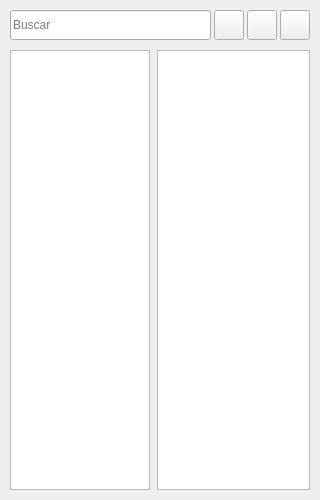
<?xml version="1.0" encoding="UTF-8"?>
<ui version="4.0">
 <class>CatalogWidget</class>
 <widget class="QWidget" name="CatalogWidget">
  <property name="geometry">
   <rect>
    <x>0</x>
    <y>0</y>
    <width>320</width>
    <height>500</height>
   </rect>
  </property>
  <layout class="QVBoxLayout" name="verticalLayout">
   <property name="spacing">
    <number>5</number>
   </property>
   <property name="leftMargin">
    <number>10</number>
   </property>
   <property name="topMargin">
    <number>10</number>
   </property>
   <property name="rightMargin">
    <number>10</number>
   </property>
   <property name="bottomMargin">
    <number>10</number>
   </property>
   <item>
    <widget class="QWidget" name="SearchArea" native="true">
     <property name="sizePolicy">
      <sizepolicy hsizetype="Expanding" vsizetype="Fixed">
       <horstretch>0</horstretch>
       <verstretch>0</verstretch>
      </sizepolicy>
     </property>
     <layout class="QHBoxLayout" name="horizontalLayout_Search">
      <property name="spacing">
       <number>3</number>
      </property>
      <property name="leftMargin">
       <number>0</number>
      </property>
      <property name="topMargin">
       <number>0</number>
      </property>
      <property name="rightMargin">
       <number>0</number>
      </property>
      <property name="bottomMargin">
       <number>0</number>
      </property>
      <item>
       <widget class="QLineEdit" name="SearchLine">
        <property name="minimumSize">
         <size>
          <width>0</width>
          <height>30</height>
         </size>
        </property>
        <property name="maximumSize">
         <size>
          <width>16777215</width>
          <height>30</height>
         </size>
        </property>
        <property name="placeholderText">
         <string>Buscar</string>
        </property>
       </widget>
      </item>
      <item>
       <widget class="QPushButton" name="SearchClean">
        <property name="sizePolicy">
         <sizepolicy hsizetype="Fixed" vsizetype="Fixed">
          <horstretch>0</horstretch>
          <verstretch>0</verstretch>
         </sizepolicy>
        </property>
        <property name="minimumSize">
         <size>
          <width>30</width>
          <height>30</height>
         </size>
        </property>
        <property name="maximumSize">
         <size>
          <width>30</width>
          <height>30</height>
         </size>
        </property>
        <property name="cursor">
         <cursorShape>PointingHandCursor</cursorShape>
        </property>
        <property name="icon">
         <iconset resource="../../../resources/app.qrc">
          <normaloff>:/images/icons/close-white.svg</normaloff>:/images/icons/close-white.svg</iconset>
        </property>
       </widget>
      </item>
      <item>
       <widget class="QPushButton" name="SearchLocal">
        <property name="sizePolicy">
         <sizepolicy hsizetype="Fixed" vsizetype="Fixed">
          <horstretch>0</horstretch>
          <verstretch>0</verstretch>
         </sizepolicy>
        </property>
        <property name="minimumSize">
         <size>
          <width>30</width>
          <height>30</height>
         </size>
        </property>
        <property name="maximumSize">
         <size>
          <width>30</width>
          <height>30</height>
         </size>
        </property>
        <property name="cursor">
         <cursorShape>PointingHandCursor</cursorShape>
        </property>
        <property name="toolTip">
         <string>Busca Local (pasta atual)</string>
        </property>
        <property name="icon">
         <iconset resource="../../../resources/app.qrc">
          <normaloff>:/images/icons/search.svg</normaloff>:/images/icons/search.svg</iconset>
        </property>
       </widget>
      </item>
      <item>
       <widget class="QPushButton" name="SearchGlobal">
        <property name="sizePolicy">
         <sizepolicy hsizetype="Fixed" vsizetype="Fixed">
          <horstretch>0</horstretch>
          <verstretch>0</verstretch>
         </sizepolicy>
        </property>
        <property name="minimumSize">
         <size>
          <width>30</width>
          <height>30</height>
         </size>
        </property>
        <property name="maximumSize">
         <size>
          <width>30</width>
          <height>30</height>
         </size>
        </property>
        <property name="cursor">
         <cursorShape>PointingHandCursor</cursorShape>
        </property>
        <property name="toolTip">
         <string>Busca Global (todas as pastas)</string>
        </property>
        <property name="icon">
         <iconset resource="../../../resources/app.qrc">
          <normaloff>:/images/icons/search.svg</normaloff>:/images/icons/search.svg</iconset>
        </property>
       </widget>
      </item>
     </layout>
    </widget>
   </item>
   <item>
    <widget class="QWidget" name="PreListen" native="true">
     <layout class="QHBoxLayout" name="horizontalLayout">
      <property name="spacing">
       <number>5</number>
      </property>
      <property name="leftMargin">
       <number>0</number>
      </property>
      <property name="topMargin">
       <number>0</number>
      </property>
      <property name="rightMargin">
       <number>0</number>
      </property>
      <property name="bottomMargin">
       <number>0</number>
      </property>
     </layout>
    </widget>
   </item>
   <item>
    <widget class="QWidget" name="FilesArea" native="true">
     <layout class="QHBoxLayout" name="horizontalLayout_Files">
      <property name="spacing">
       <number>7</number>
      </property>
      <property name="leftMargin">
       <number>0</number>
      </property>
      <property name="topMargin">
       <number>0</number>
      </property>
      <property name="rightMargin">
       <number>0</number>
      </property>
      <property name="bottomMargin">
       <number>0</number>
      </property>
      <item>
       <widget class="QListView" name="FoldersListView">
        <property name="sizePolicy">
         <sizepolicy hsizetype="Fixed" vsizetype="Expanding">
          <horstretch>0</horstretch>
          <verstretch>0</verstretch>
         </sizepolicy>
        </property>
        <property name="minimumSize">
         <size>
          <width>140</width>
          <height>0</height>
         </size>
        </property>
        <property name="maximumSize">
         <size>
          <width>140</width>
          <height>16777215</height>
         </size>
        </property>
        <property name="verticalScrollBarPolicy">
         <enum>Qt::ScrollBarPolicy::ScrollBarAsNeeded</enum>
        </property>
        <property name="horizontalScrollBarPolicy">
         <enum>Qt::ScrollBarPolicy::ScrollBarAlwaysOff</enum>
        </property>
        <property name="selectionMode">
         <enum>QAbstractItemView::SelectionMode::SingleSelection</enum>
        </property>
       </widget>
      </item>
      <item>
       <widget class="QListView" name="FilesListView">
        <property name="verticalScrollBarPolicy">
         <enum>Qt::ScrollBarPolicy::ScrollBarAsNeeded</enum>
        </property>
        <property name="horizontalScrollBarPolicy">
         <enum>Qt::ScrollBarPolicy::ScrollBarAlwaysOff</enum>
        </property>
        <property name="dragEnabled">
         <bool>true</bool>
        </property>
        <property name="dragDropMode">
         <enum>QAbstractItemView::DragDropMode::DragOnly</enum>
        </property>
        <property name="selectionMode">
         <enum>QAbstractItemView::SelectionMode::SingleSelection</enum>
        </property>
       </widget>
      </item>
     </layout>
    </widget>
   </item>
  </layout>
 </widget>
 <resources>
  <include location="../../../resources/app.qrc"/>
 </resources>
 <connections/>
</ui>
